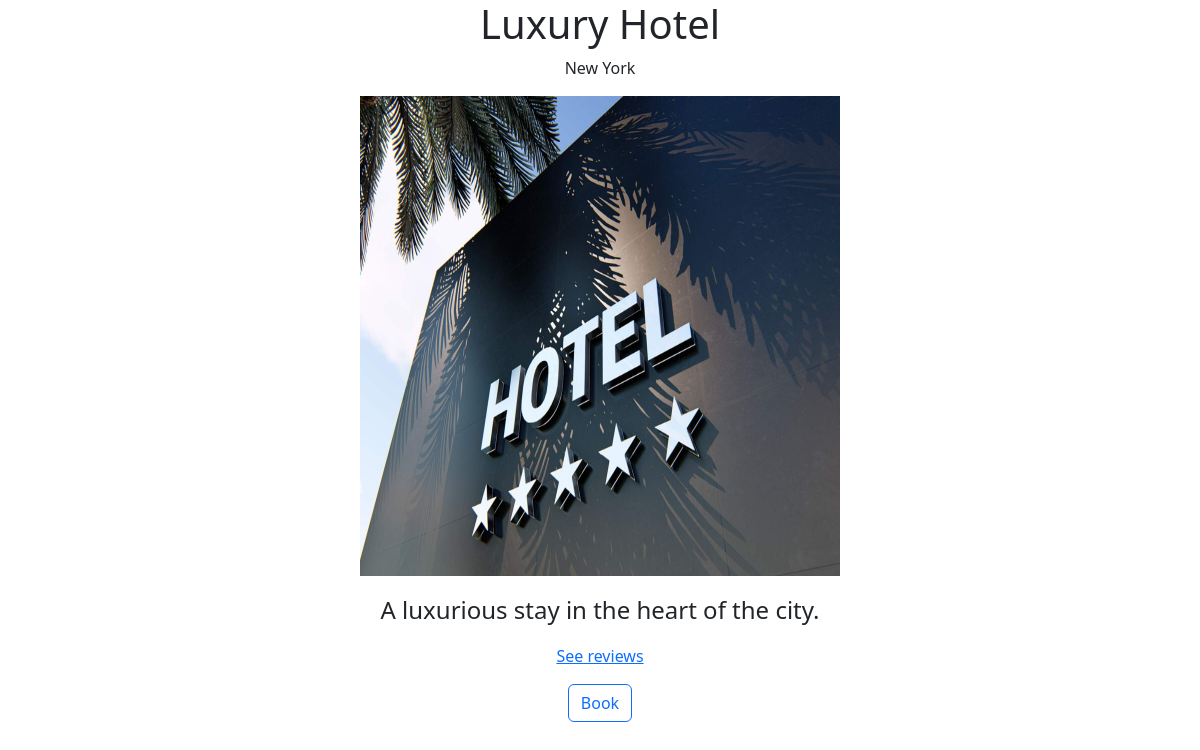
Screenshot of /hotels/1/ with the database file from the repository.
### hotel/models.py (models this page shows)
class Hotel(models.Model):
    name = models.CharField(max_length=255)
    city = models.CharField(max_length=255)
    description = models.TextField()
    photo = models.ImageField(upload_to='hotel_images/')

### hotel/views.py (the view)
# urls.py: path("hotels/<int:hotel_id>/", views.hotel_detail, name="hotel_detail"),
def hotel_detail(request, hotel_id):
    hotel = get_object_or_404(Hotel, id=hotel_id)
    return render(request, 'hotel_detail.html', {'hotel':hotel})

### hotel/templates/hotel_detail.html (shortened to what this page needs)
{% load static %}
<!DOCTYPE html>
<html lang="en">
<head>
    <link rel="stylesheet" href="{% static 'hotel/styles.css' %}">
    {% load bootstrap5 %}
    {% bootstrap_css %}
</head>
<body>
    <div class="container">
        <div class="title text-center">
            <h2 class="title text-center fs-1">{{hotel.name}}</h2>
            <p class="fs-6">{{hotel.city}}</p>
            <div class="d-flex flex-column align-items-center">
                <img src={{ hotel.photo.url }} alt="hotel image" class="detail_img" >
                <div class="mt-3">
                    <p class="fs-4">{{hotel.description}}</p>
                    <a href = "{% url 'hotel_reviews' hotel.id %}"><p>See reviews</p></a>
                </div>
                <a href = "{% url 'booking_room' hotel.id %}" ><button type="button" class="btn btn-outline-primary" >Book</button></a>
            </div>
        </div>
    </div>
</body>
</html>

### static/hotel/styles.css (style rules this page uses)
.detail_img { height: 30em; width: 30em; }

### rows the page displays
Hotel: city "New York", photo (picture), description "A luxurious stay in the heart of the city."
